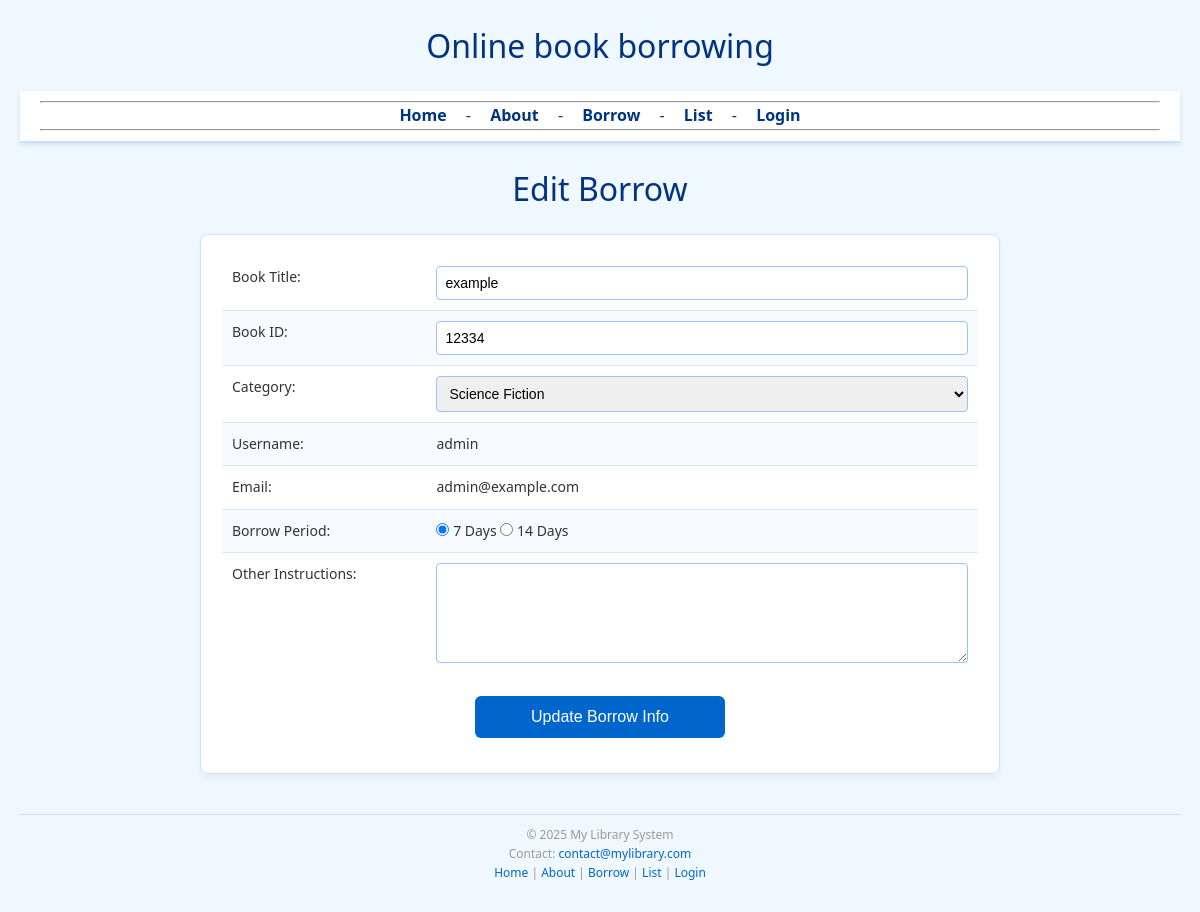
The app's page /edit_borrow/1 with its own data.
### tables this page shows
CREATE TABLE Borrows (
                  id             INTEGER PRIMARY KEY,
                  book_id        TEXT,
                  book_title     TEXT,
                  category       TEXT,
                  picture        TEXT,
                  borrower_id    INTEGER,
                  borrow_date    TEXT,
                  return_date    TEXT,
                  Instructions   TEXT,
                  update_time    TEXT,
                  FOREIGN KEY (borrower_id) REFERENCES Users(id)

                );

CREATE TABLE Users (
                  id             INTEGER PRIMARY KEY,
                  username       TEXT UNIQUE NOT NULL,
                  password       TEXT NOT NULL,
                  real_name      TEXT,
                  email          TEXT,
                  role           INTEGER NOT NULL CHECK(role IN (0, 1))
                );

### main.py (the view)
@login_required
@app.route('/edit_borrow/<int:id>')
def edit_borrow(id):
    db = get_db()
    cursor = db.execute("""
        SELECT b.*, u.username, u.email
        FROM Borrows b
        LEFT JOIN Users u ON b.borrower_id = u.id
        WHERE b.id = ?
    """, (id,))
    borrow = cursor.fetchone()
    if borrow is None:
        abort(404)
    from datetime import datetime
    borrow_date = datetime.strptime(
        borrow['borrow_date'], '%Y-%m-%d') if borrow['borrow_date'] else None
    return_date = datetime.strptime(
        borrow['return_date'], '%Y-%m-%d') if borrow['return_date'] else None
    return render_template('borrow_edit.html', borrow=borrow, borrow_date=borrow_date, return_date=return_date)

### templates/borrow_edit.html (shortened to what this page needs)
{% extends 'layout.html' %}
{% block content %}
<div class="content">
    <head>
    </head>
    <h1>Edit Borrow</h1>
    <form action="{{ url_for('update_borrow', id=borrow.id) }}" method="post">
        <table class="form-table">
            <tr>
                <td><label for="book_title">Book Title:</label></td>
                <td><input type="text" id="book_title" name="book_title" value="{{ borrow.book_title }}" required></td>
            </tr>
            <tr>
                <td><label for="book_id">Book ID:</label></td>
                <td><input type="text" id="book_id" name="book_id" value="{{ borrow.book_id }}" required></td>
            </tr>
            <tr>
                <td><label for="category">Category:</label>
                <td>
                    <select id="category" name="category" required>
                        <option value="Science Fiction" {% if borrow.category=='Science Fiction' %}selected{% endif %}>
                            Science Fiction</option>
                    </select>
                </td>
            </tr>
            <tr>
                <td><label for="borrower_id">Username:</label></td>
                <td>
                    <p>{{ borrow.username|default('Not set') }}</p>
                </td>
            </tr>
            <tr>
                <td><label for="borrower_email">Email:</label></td>
                <td>
                    <p>{{ borrow.email|default('Not set') }}</p>
                </td>
            </tr>
            <tr>
                <td><label for="return_period">Borrow Period:</label></td>
                <td>
                    <label><input type="radio" name="return_period" value="7days" {% if return_date and borrow_date
                            and(return_date - borrow_date).days==7 %} checked {% endif %} required> 7 Days</label>
                    <label><input type="radio" name="return_period" value="14days" > 14 Days</label>
                </td>
            </tr>
            <tr>
                <td><label for="instructions">Other Instructions:</label></td>
                <td><textarea id="instructions" name="instructions" rows="4"
                        cols="40">{{ borrow.instructions }}</textarea>
                </td>
            </tr>
        </table>
        <input type="submit" value="Update Borrow Info">
    </form>
</div>
{% endblock %}

### static/style.css (style rules this page uses)
* { margin: 0; padding: 0; box-sizing: border-box; }
body { font-family: 'Segoe UI', Arial, sans-serif; background-color: #f0f8ff; color: #333; padding: 20px; line-height: 1.6; }
.content { animation: fadeIn 0.5s ease-in; }
h1, h2 { color: #003380; margin-bottom: 20px; text-align: center; font-weight: 500; text-transform: none; }
form { background-color: #ffffff; padding: 20px; border-radius: 8px; border: 1px solid #cce0ff; max-width: 800px; margin: 20px auto; box-shadow: 0 4px 8px rgba(0, 0, 0, 0.05); }
form table { width: 100%; border-collapse: collapse; margin: 0; }
form td { padding: 10px; vertical-align: top; text-align: left; }
input[type="text"], input[type="email"], input[type="date"], select, textarea { width: 100%; padding: 8px; border: 1px solid #99c2ff; border-radius: 4px; font-size: 14px; transition: border-color 0.3s, box-shadow 0.3s; }
textarea { resize: vertical; min-height: 100px; }
input[type="submit"], .button { background-color: #0066cc; color: white; padding: 12px; border: none; border-radius: 6px; cursor: pointer; font-size: 16px; width: 100%; max-width: 250px; margin: 15px auto; transition: background-color 0.3s, transform 0.2s, box-shadow 0.2s; text-align: center; display: block; text-decoration: none; }
table { width: 100%; border-collapse: collapse; margin: 20px auto; background-color: #ffffff; border: 1px solid #cce0ff; border-radius: 8px; overflow: hidden; }
th, td { padding: 12px; text-align: left; border-bottom: 1px solid #d6eaff; font-size: 14px; transition: background-color 0.3s; background-color: transparent; }
tr:nth-child(even) { background-color: #f7fbff; }

### records on screen
Borrows: book_title "example", book_id "12334", category "Science Fiction"
Users: username "admin", email "admin@example.com"
